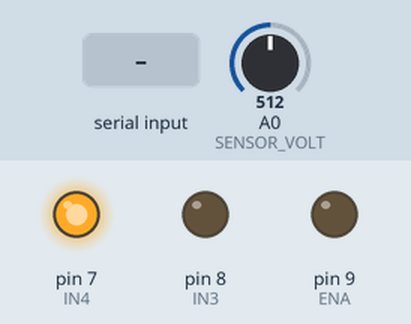
This sketch was run on a simulated Arduino Uno, built with avr-gcc and run on an emulated ATmega328P. Parts: output pins drawn as LEDs (lit = HIGH). The inputs (shaded band) are chosen by the test bench; at power-on: A0 (SENSOR_VOLT) = 512. What the sketch prints to the serial monitor is not drawn.

Above: at 1.2 s.
1.3 s: "90,45,200\n" received over Serial
At 47.2 s:
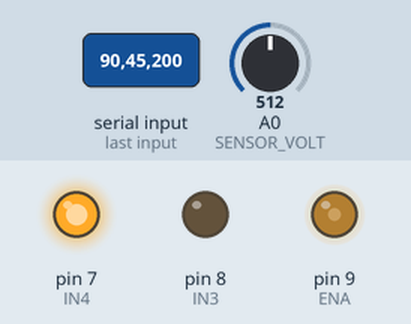
Timing chart, 0 to 47.8 s (numbered marks = the images above; inputs shaded):
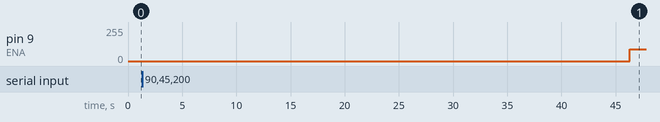

The sketch:

data_copy_20260807131743.ino
```cpp
#define ENA 9
#define IN3 8
#define IN4 7
#define SENSOR_VOLT A0

const unsigned long Ts = 1000;   // 1 ms

int pwm1 = 0;
int pwm2 = 0;

unsigned long tiempoEscalon1_us;
unsigned long tiempoPrimeraMuestra_us;
unsigned long tiempoSegundoEscalon_us;

bool pruebaActiva = false;
bool primerEscalonAplicado = false;
bool segundoEscalonAplicado = false;

unsigned long t0;
unsigned long tMuestra;
unsigned long tInicioPrimerEscalon;
unsigned long tInicioSegundoEscalon;

void esperarParametros()
{
    while (!Serial.available());

    String datos = Serial.readStringUntil('\n');

    int p1 = datos.indexOf(',');
    int p2 = datos.indexOf(',', p1 + 1);
    int p3 = datos.indexOf(',', p2 + 1);
    int p4 = datos.indexOf(',', p3 + 1);

    pwm1 = datos.substring(0, p1).toInt();

    tiempoEscalon1_us =
        datos.substring(p1 + 1, p2).toFloat() * 1000000UL;

    pwm2 =
        datos.substring(p2 + 1, p3).toInt();

    tiempoSegundoEscalon_us =
        datos.substring(p3 + 1, p4).toFloat() * 1000000UL;

    tiempoPrimeraMuestra_us =
        datos.substring(p4 + 1).toFloat() * 1000000UL;

    analogWrite(ENA,0);

    primerEscalonAplicado = false;
    segundoEscalonAplicado = false;

    t0 = micros();
    tMuestra = t0;

    pruebaActiva = true;

    Serial.println("READY");
}

void setup()
{
    Serial.begin(1000000);

    pinMode(ENA,OUTPUT);
    pinMode(IN3,OUTPUT);
    pinMode(IN4,OUTPUT);

    digitalWrite(IN3,LOW);
    digitalWrite(IN4,HIGH);

    analogWrite(ENA,0);
}

void loop()
{
    if(!pruebaActiva)
    {
        esperarParametros();
        return;
    }

    unsigned long ahora = micros();

    // Primer escalón
    if(!primerEscalonAplicado &&
       ahora-t0>=tiempoEscalon1_us)
    {
        analogWrite(ENA,pwm1);

        primerEscalonAplicado=true;

        tInicioPrimerEscalon=ahora;
    }

    // Segundo escalón
    if(primerEscalonAplicado &&
       !segundoEscalonAplicado &&
       ahora-tInicioPrimerEscalon>=tiempoPrimeraMuestra_us)
    {
        analogWrite(ENA,pwm2);

        segundoEscalonAplicado=true;

        tInicioSegundoEscalon=ahora;
    }

    // Muestreo
    if(ahora-tMuestra>=Ts)
    {
        tMuestra+=Ts;

        int adc=analogRead(SENSOR_VOLT);

        Serial.println(adc);
    }

    // Fin de prueba
    if(segundoEscalonAplicado &&
       ahora-tInicioSegundoEscalon>=tiempoSegundoEscalon_us)
    {
        analogWrite(ENA,0);

        pruebaActiva=false;
    }
}
```

Measured:
- after the input at 1.3 s, pin 9 (ENA): 0/255 → 90/255 after 45.0 s
